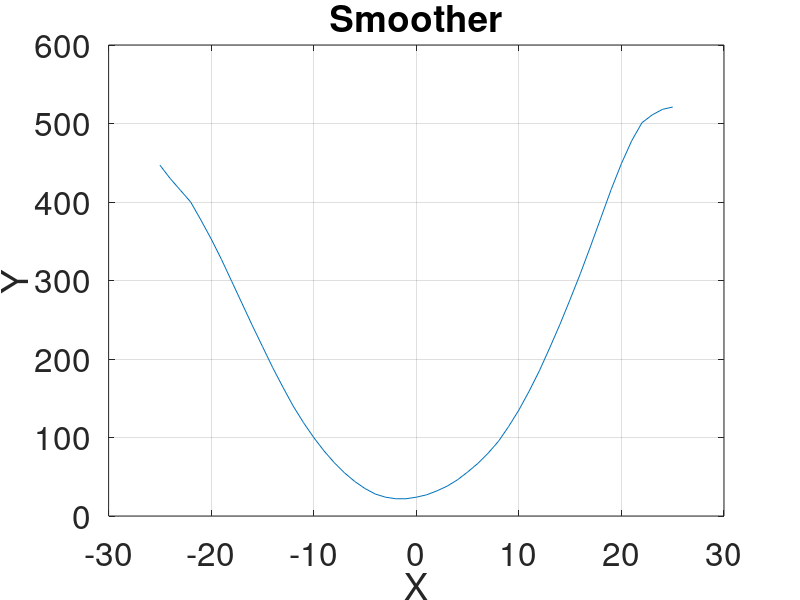

Here is the MATLAB script that generated this plot:
data = csvread('SalterOctave.csv')
x = data(:,1)
y = data(:,2)

ys = y;
windowValue = 3; % Window Value
numTimes = 3; % number of times to smooth
tmp = 0;
count = 0;

for h = 1:numTimes %This entire for loop is just a copy of what I did in Java, but in Octave
  for i=1:51
    for j = i-windowValue:i+windowValue
      if (j > 0 && j < 52)
        tmp = tmp + ys(j)
        count = count  + 1
      endif
    endfor
    ys(i) = round(tmp/count); % Average Calculation
    tmp = 0;
    count = 0;
  end
end

plot(x, ys)
grid on
title('Smoother')
set(gca, 'fontsize', 24)
xlabel('X')
ylabel('Y')

z = reshape ([x;ys], 51, 2)
csvwrite('SmootherOctave.csv', z)
